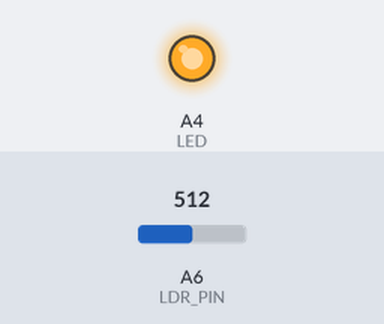
Simulated run of this sketch. Board: Arduino Nano, built with avr-gcc and run on an emulated ATmega328P. On the bench: output pins drawn as LEDs (lit = HIGH). Inputs (shaded band) come from the test bench; at power-on: A6 (LDR_PIN) = 512.

Above: at 1.2 s.
1.3 s: A6 (LDR_PIN) set to 101
2.8 s: A6 (LDR_PIN) set to 82
At 3.3 s:
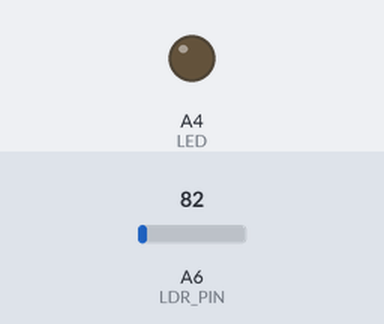
4.3 s: A6 (LDR_PIN) set to 100
At 5.5 s:
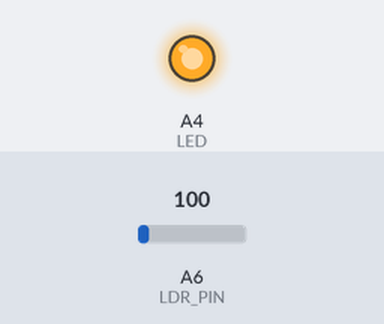
5.8 s: A6 (LDR_PIN) set to 80
At 6.8 s:
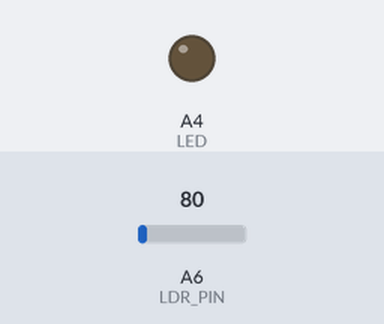
Timing chart, 0 to 8.3 s (numbered marks = the images above; inputs shaded):
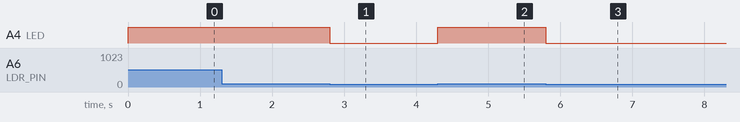

The sketch:

newreceiver.ino
```cpp
#define LDR_PIN A6
#define LED A4
#define SAMPLING_TIME 20


//Declaration
bool led_state = false;
bool previous_state = true;
bool current_state = true;
char buff[164];
void setup()
{
  pinMode(LED,OUTPUT);
  Serial.begin(9600);
}

void loop()
{
  current_state = get_ldr();
  if(!current_state && previous_state)
  {
    sprintf(buff, "%c", get_byte());
    Serial.print(buff);
  }
  digitalWrite(LED, current_state);
  previous_state = current_state;
}
bool get_ldr()
{
  bool val = analogRead(LDR_PIN) > 90 ? true : false;
  digitalWrite(LED, val);
  return val;


}

char get_byte()
{
  char data_byte = 0;
  delay(SAMPLING_TIME * 1.5);
  for(int i = 0; i < 8; i++)
  {
    data_byte = data_byte | (char)get_ldr() << i;
    delay(SAMPLING_TIME);
  }
  return data_byte;
}
```

Measured:
- the behaviour switches between 91 and 90 on A6 (LDR_PIN) (found by bisection; images 0 and 1)
- after the input at 1.3 s, every drawn part: stays the same
- after the input at 2.8 s, A4 (LED): HIGH → LOW at once
- after the input at 4.3 s, A4 (LED): LOW → HIGH at once
- after the input at 5.8 s, A4 (LED): HIGH → LOW at once
